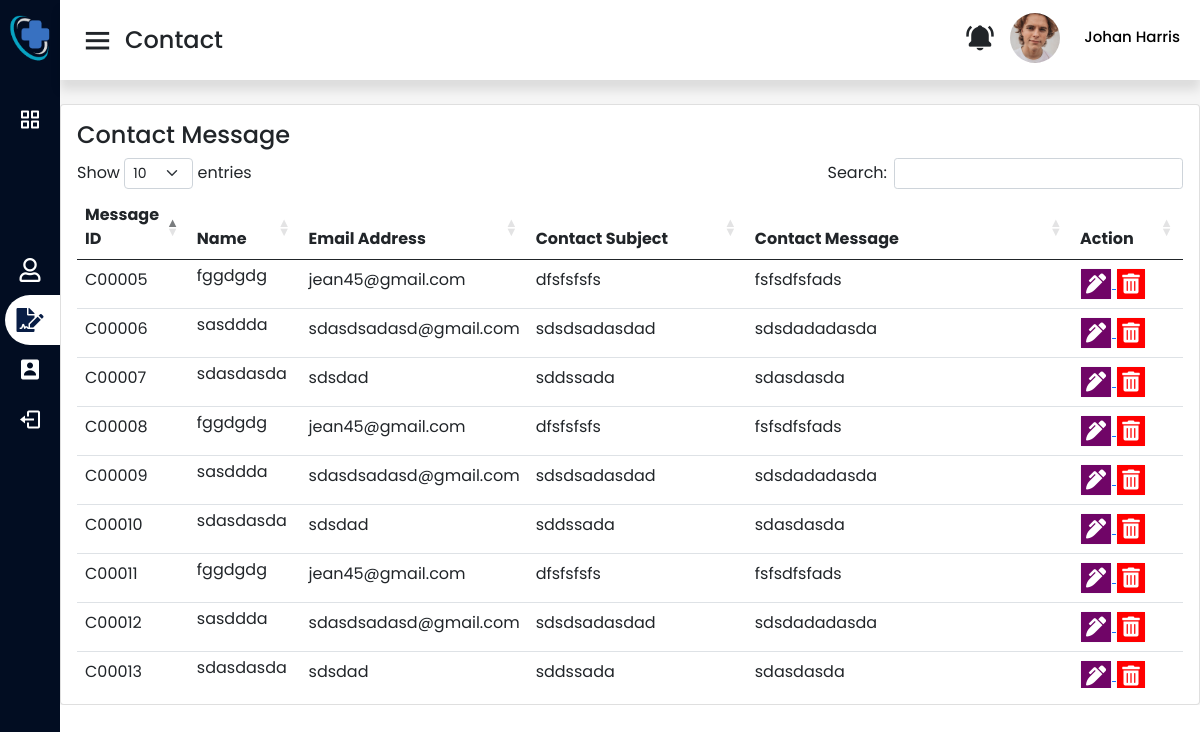
Page /adminContact.php (signed in) on the committed database.
### tables this page shows
CREATE TABLE `contact` (
  `msgPrefix` varchar(1) NOT NULL DEFAULT 'C',
  `msgID` int(5) UNSIGNED ZEROFILL NOT NULL,
  `msgName` varchar(100) NOT NULL,
  `msgEmail` varchar(100) NOT NULL,
  `msgSubject` varchar(100) NOT NULL,
  `msgMessage` varchar(500) NOT NULL,
  `msgDate` date NOT NULL
);

### adminContact.php (the view, shortened to what this page needs)
<?php
include 'connection.php';
?>
<!DOCTYPE html>
<head>
  <link rel="stylesheet" href="asset/css/adminstyle.css">
  <link rel="stylesheet" href="asset/css/navbar.css">
  <?php include('asset/includes/cssCDN.php'); ?>
</head>
<body>
  <?php $page = 'adminContact';
  include('asset/includes/adminSidebar.php'); ?>
  <section class="home-section">
    <nav>
      <div class="sidebar-button">
        <i class='bx bx-menu sidebarBtn'></i>
        <span class="dashboard">Contact</span>
      </div>
      <div class="right-nav">
        <div class="right noti-bell my-auto">
          <i class='bx bxs-bell-ring'></i>
        </div>
        <div class="profile dropdown">
          <div>
            <img src="asset/image/profile1.jpg">
            <span class="profile_name"><?php echo $_SESSION['adminName']; ?></span>
          </div>
        </div>
      </div>
    </nav>
    <div class="home-content adminList">
      <div class="col-lg-12 grid-margin stretch-card">
        <div class="card">
          <div class="card-body">
            <div class="row">
              <h4 class="card-title">Contact Message</h4>
            </div>
            <div class="table-responsive table-adminList">
              <?php
              $viewSql = "SELECT * FROM `contact`";
              $result = mysqli_query($data, $viewSql);
              ?>
              <table class="table table-hover table-condensed" id="dataTableID" style="width:100%">
                <thead>
                  <tr>
                    <th style="width: 10%;">Message ID </th>
                    <th style="width: 10%;"> Name </th>
                    <th style="width: 15%;">Email Address </th>
                    <th style="width: 20%;">Contact Subject</th>
                    <th style="width: 30%;">Contact Message</th>
                    <th style="width: 10%;">Action </th>
                  </tr>
                </thead>
                <tbody>
                  <?php
                  if ($result) {
                    while ($row = mysqli_fetch_assoc($result)) {
                      $prefix = $row['msgPrefix'];
                      $id = $row['msgID'];
                      $name = $row['msgName'];
                      $email = $row['msgEmail'];
                      $subject = $row['msgSubject'];
                      $message = $row['msgMessage'];
                  ?>
                      <tr>
                        <td><?php echo $prefix . "" . $id; ?></td>
                        <td class="py-1"><?php echo $name; ?></td>
                        <td><?php echo $email; ?></td>
                        <td><?php echo $subject; ?></td>
                        <td><?php echo $message; ?></td>
                        <td class="action-button">
                          <a href="mailto:<?php echo $email; ?>">
                            <button type="button" class="btn btn-light">
                              <i class="fas fa-pen-alt"></i></button>
                          </a>
                          <button type="button" class="btn btn-light" data-bs-toggle="modal" data-bs-target="#deleteData<?php echo $id; ?>">
                            <i class="fas fa-trash-alt"></i></button>
                        </td>
                      </tr>
                  <?php  }
                  }
                  ?>
                </tbody>
              </table>
            </div>
          </div>
        </div>
      </div>
    </div>
  </section>
</body>
</html>

### asset/css/adminstyle.css (style rules this page uses)
* { margin: 0; padding: 0; box-sizing: border-box; font-family: 'Poppins', sans-serif; }
body { overflow-x: hidden; }
.home-section .home-content { position: relative; padding-top: 104px; }
.table-adminList { height: 530px; }
.home-section .home-content .action-button .fa-trash-alt { background-color: red; color: white; font-size: 20px; padding: 5px; }
.home-section .home-content .action-button .fa-pen-alt { background-color: rgb(112, 5, 103); color: white; font-size: 20px; padding: 5px; }
.home-section .home-content .action-button button { padding: 0; }

### asset/css/navbar.css (style rules this page uses)
.home-section { position: relative; background: #f5f5f5; min-height: 20px; height: 100%; width: calc(100% - 220px); left: 220px; transition: all 0.5s ease; overflow-y: auto; }
.home-section nav { display: flex; justify-content: space-between; height: 80px; background: #fff; display: flex; align-items: center; position: fixed; width: calc(100% - 220px); left: 220px; z-index: 100; padding: 0 20px; box-shadow: 0 10px 10px rgba(0, 0, 0, 0.1); transition: all 0.5s ease; }
.home-section nav .sidebar-button { display: flex; align-items: center; font-size: 24px; font-weight: 500; }
nav .sidebar-button i { font-size: 35px; margin-right: 10px; }
nav .right-nav { display: flex; }
nav .right-nav i { font-size: 30px; }
nav .right-nav .right { float: left; padding: 10px; }
nav .right-nav .profile img { border-radius: 50%; width: 50px; height: 50px; object-fit: cover; margin-left: 5px; margin-right: 10px; }
nav .right-nav .profile .profile_name { color: rgb(0, 0, 0); font-size: 15px; white-space: nowrap; font-weight: 500; margin-left: 10px; }
@media (max-width: 1240px) { .home-section { width: calc(100% - 60px); left: 60px; } }
@media (max-width: 1240px) { .home-section nav { width: calc(100% - 60px); left: 60px; } }

### rows in the picture
contact: msgPrefix "C", msgID "00005", msgName "fggdgdg", msgEmail "jean45@gmail.com", msgSubject "dfsfsfsfs", msgMessage "fsfsdfsfads"
contact: msgPrefix "C", msgID "00006", msgName "sasddda", msgEmail "sdasdsadasd@gmail.com", msgSubject "sdsdsadasdad", msgMessage "sdsdadadasda"
contact: msgPrefix "C", msgID "00007", msgName "sdasdasda", msgEmail "sdsdad", msgSubject "sddssada", msgMessage "sdasdasda"
contact: msgPrefix "C", msgID "00008", msgName "fggdgdg", msgEmail "jean45@gmail.com", msgSubject "dfsfsfsfs", msgMessage "fsfsdfsfads"
contact: msgPrefix "C", msgID "00009", msgName "sasddda", msgEmail "sdasdsadasd@gmail.com", msgSubject "sdsdsadasdad", msgMessage "sdsdadadasda"
contact: msgPrefix "C", msgID "00010", msgName "sdasdasda", msgEmail "sdsdad", msgSubject "sddssada", msgMessage "sdasdasda"
contact: msgPrefix "C", msgID "00011", msgName "fggdgdg", msgEmail "jean45@gmail.com", msgSubject "dfsfsfsfs", msgMessage "fsfsdfsfads"
contact: msgPrefix "C", msgID "00012", msgName "sasddda", msgEmail "sdasdsadasd@gmail.com", msgSubject "sdsdsadasdad", msgMessage "sdsdadadasda"
contact: msgPrefix "C", msgID "00013", msgName "sdasdasda", msgEmail "sdsdad", msgSubject "sddssada", msgMessage "sdasdasda"

### other values in the picture
$_SESSION['adminName'] "Johan Harris"
